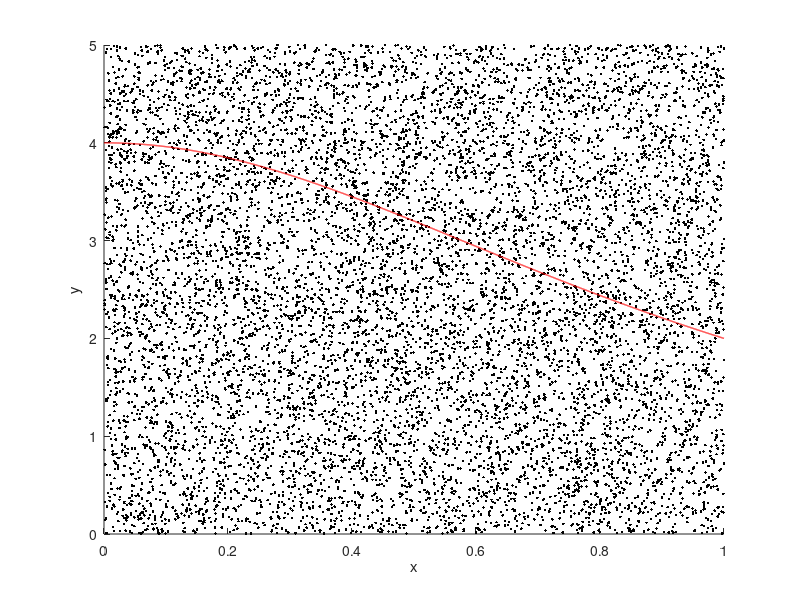

Source code (MATLAB):
clc;clf;clearvars;

df = @(x) 4./(1+x.^2); %被积函数
f = @(x) 4*atan(x); %原函数

n = 10000; %生成点数量
k=0; %在被积分函数下方的点数

ymax=5;
s=1*ymax; %选定矩形面积

rx = 1/1000 * unidrnd(1000,1,n);
ry = ymax/1000 * unidrnd(1000,1,n);
for i=1:n
    if ry(i) < df(rx(i))
        k = k+1;
    end
end

disp('精确值')
int = f(1)-f(0) %积分精确值
disp('蒙特卡洛估计值')
ff = s * k/n

hold on
plot(rx,ry,'k.')
plot(linspace(0,1,n),df(linspace(0,1,n)),'r','LineWidth',1)
xlabel('x')
ylabel('y')